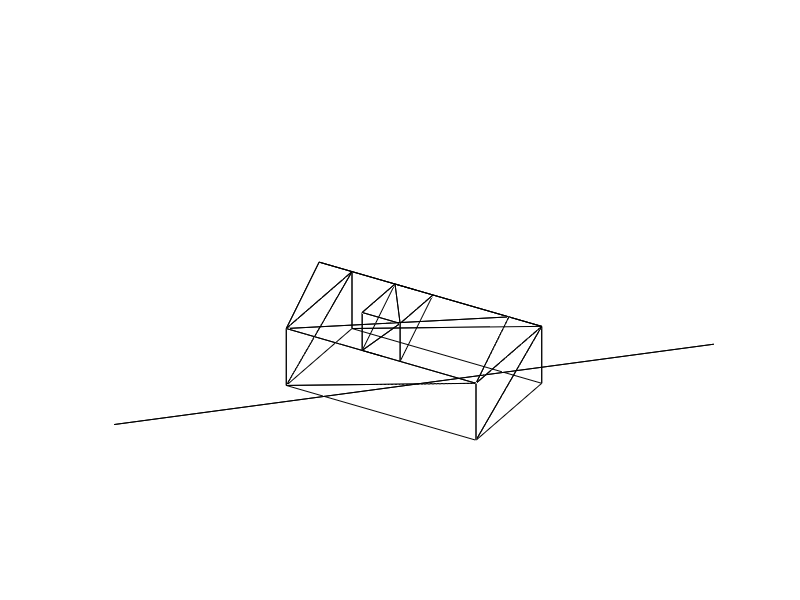

MATLAB code for this plot:
clear all;
close all;

load('Example_house.mat')
index = 1:16;
F_new = F(index,:);
V_new = V(1:max(max(F_new)),:);
rgb_new = rgb(index,:);
opa_new = opa(index);
Scattering_new = Scattering(index);
materials_new = materials(index);
Albedo_new = Albedo(index);

new_triangles = {[[-1, -3, 3];[-1, -3, 5];[-1, 0, 5]],  [[1, -3, 3];[1, -3, 5];[1, 0, 5]], [[-1, -3, 3];[1, -3, 3];[1, -3, 5]],  [[-1, -3, 3];[-1, -3, 5];[1, -3, 5]],  [[-1, 0, 5];[-1, -3, 5];[1, -3, 5]],  [[-1, 0, 5];[1, 0, 5];[1, -3, 5]]};

for i = 1:length(new_triangles)
F_new(size(F_new,1)+1,:) = size(V_new,1)+(1:3);
V_new(size(V_new,1)+(1:3),:) = new_triangles{i};
rgb_new(size(rgb_new,1)+1,:) = rgb_new(index(end),:);
opa_new(size(opa_new,1)+1) = opa_new(index(end));
materials_new{length(materials_new)+1} = materials_new{index(end)};
Albedo_new(size(Albedo_new,1)+1) = Albedo_new(index(end));
Scattering_new(size(Scattering_new,1)+1) = Scattering_new(index(end));

end

p = patch('Faces',F_new,'Vertices',V_new); 
set(p,'FaceVertexCData',rgb_new,'CDataMapping','scaled',...
    'FaceColor','flat','FaceVertexAlphaData',opa_new,...
    'AlphaDataMapping','none','FaceAlpha','flat')

axis equal off tight                    %xyz aspect ratio equal
view(30,30)                            %standard view from side
xlabel('X')
ylabel('Y')
zlabel('Z')
xlim([-10,10]);
ylim([-10,10]);
zlim([0,10]);

%% Make new environment
V = V_new;
F = F_new;
Scattering = Scattering_new;
Albedo = Albedo_new;
opa = opa_new;
rgb = rgb_new;
materials = materials_new;
save('Example_house_new.mat', 'Albedo', 'F', 'Scattering', 'V', 'materials', 'opa', 'rgb')
